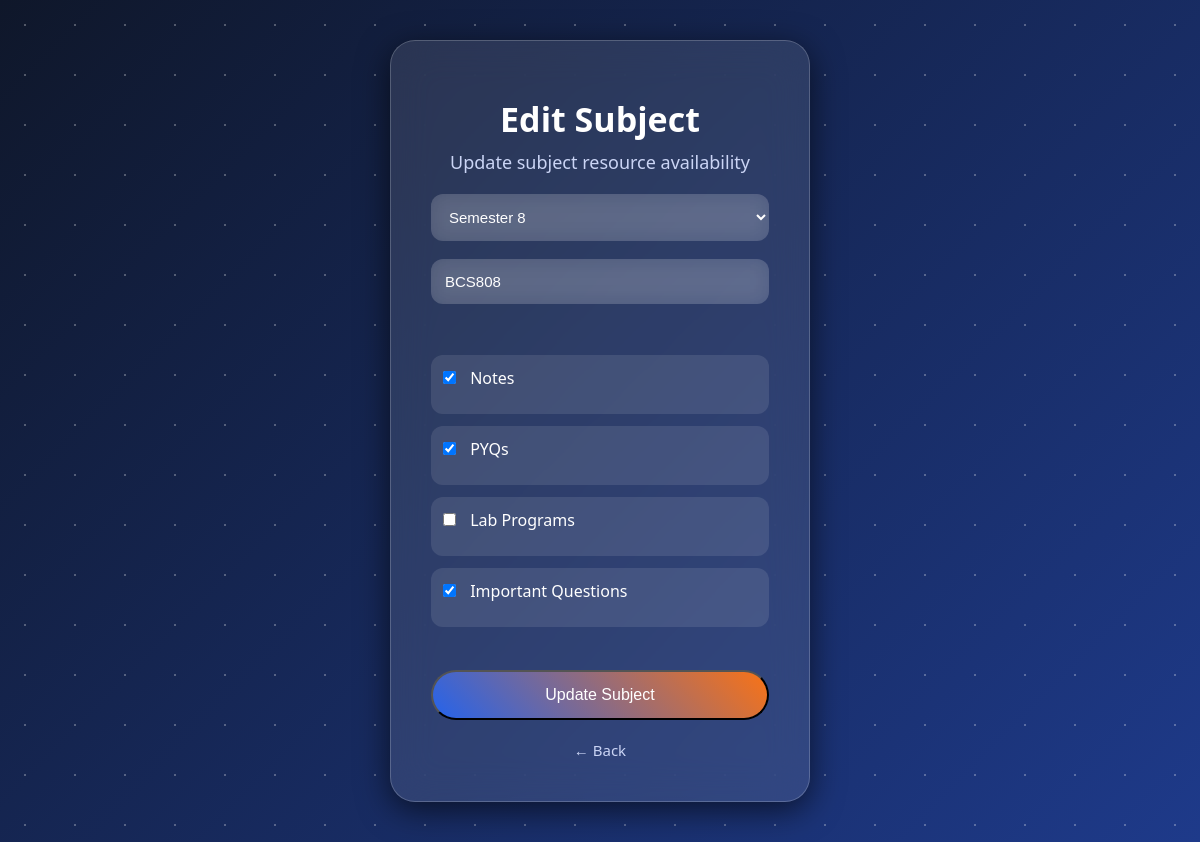
/edit-subject/1 (signed in), run on an earlier commit of the app's database.
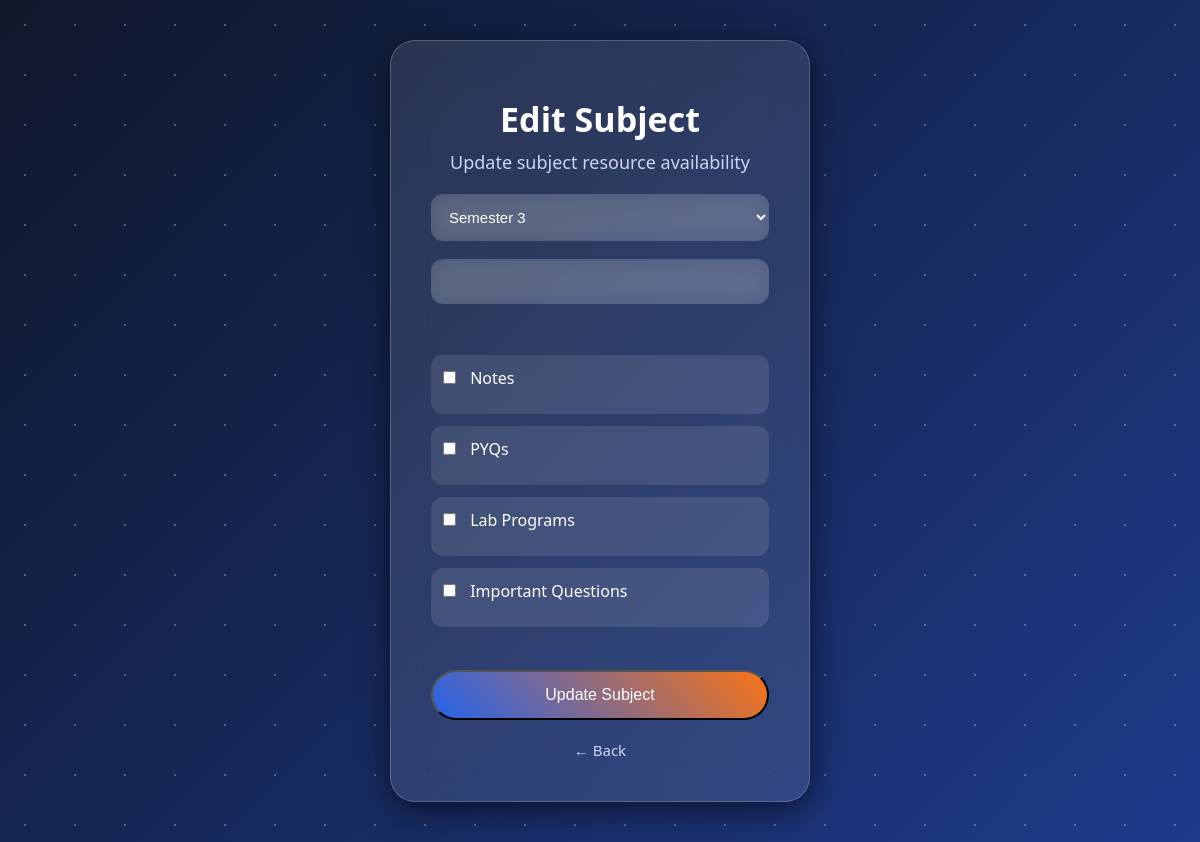
And on a later commit of the database.
### tables this page shows
CREATE TABLE subjects (
            id INTEGER PRIMARY KEY AUTOINCREMENT,
            semester TEXT,
            subject_name TEXT,
            has_notes INTEGER,
            has_pyqs INTEGER,
            has_lab INTEGER,
            has_important INTEGER
        );

### app.py (the view, shortened to what this page needs)
@app.route("/edit-subject/<int:id>", methods=["GET", "POST"])
def edit_subject(id):
    auth = admin_required()
    if auth:
        return auth
    conn = sqlite3.connect("database.db")
    cursor = conn.cursor()
    cursor.execute("SELECT * FROM subjects WHERE id = ?", (id,))
    subject = cursor.fetchone()
    conn.close()
    return render_template("edit-subject.html", subject=subject)

### app.py (called while the page is built)
def admin_required():
    if "admin" not in session:
        return redirect("/admin-login")
    return None

### templates/edit-subject.html (shortened to what this page needs)
<!DOCTYPE html>
<html lang="en">
<head>
<link rel="stylesheet" href="{{ url_for('static', filename='style.css') }}">
</head>
<body>
<div class="particles"></div>
<div class="admin-login-card">
    <h2>Edit Subject</h2>
    <p class="tagline">Update subject resource availability</p>
    <form action="/edit-subject/{{ subject[0] }}" method="POST">
        <select name="semester" required>
            <option {% if subject[1] == "Semester 3" %}selected{% endif %}>Semester 3</option>
            <option {% if subject[1] == "Semester 8" %}selected{% endif %}>Semester 8</option>
        </select>
        <input type="text" name="subject_name" value="{{ subject[2] }}" required>
        <div class="checkbox-group">
            <label><input type="checkbox" name="has_notes" {% if subject[3] %}checked{% endif %}> Notes</label>
            <label><input type="checkbox" name="has_pyqs" {% if subject[4] %}checked{% endif %}> PYQs</label>
            <label><input type="checkbox" name="has_lab" {% if subject[5] %}checked{% endif %}> Lab Programs</label>
            <label><input type="checkbox" name="has_important" {% if subject[6] %}checked{% endif %}> Important Questions</label>
        </div>
        <button type="submit" class="btn">Update Subject</button>
    </form>
    <a href="/manage-subjects" class="back-link">← Back</a>
</div>
</body>
</html>

What changed in the data, as far as the page shows it:
removed subjects: semester "Semester 8", subject_name "BCS808", has_notes "☑", has_pyqs "☑", has_important "☑"
Also different on the page:
form field semester: (not shown) → "Semester 3"
form field has_notes: (not shown) → "☐"
form field has_pyqs: (not shown) → "☐"
form field has_lab: (not shown) → "☐"
form field has_important: (not shown) → "☐"
